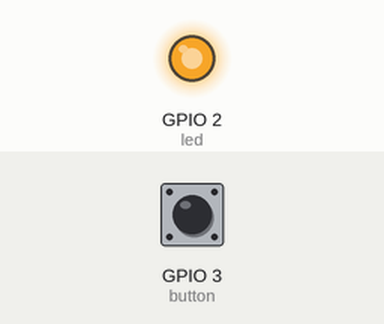
A program run on a simulated ESP8266 board running MicroPython. On the bench: output pins drawn as LEDs (lit = HIGH, except the on-board LED, lit = LOW). The inputs (shaded band) are chosen by the test bench; at power-on: GPIO 3 (button) HIGH.

Above: at 0.15 s.
At 1.2 s:
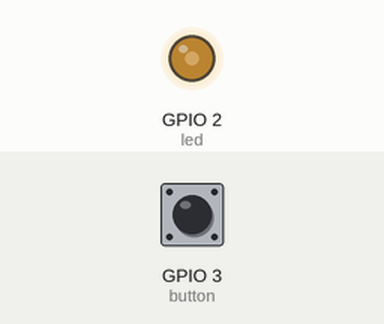
1.3 s: GPIO 3 (button) pulled LOW for 2.4 s
At 1.65 s:
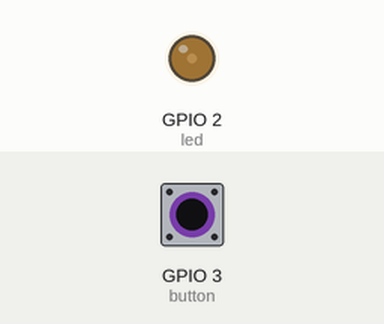
Timing chart, 0 to 11.7 s (numbered marks = the images above; inputs shaded):
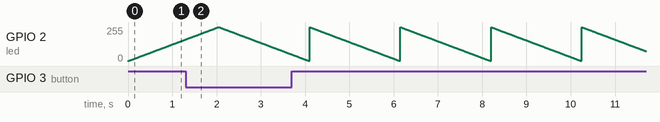

The program:

rear_lights_fading_both_directions.py
```python
#!/usr/bin/env python
# -*-coding:utf-8 -*-
'''
@File    :   rear_lights_fading_both_directions.py
@Time    :   2024/03/05 15:05:24
@Author  :   Uras Ayanoglu
@Version :   1.0
@Contact :   uras.ayanoglu@edu.turkuamk.fi
@License :   (C)Copyright 2023, Uras Ayanoglu
@Desc    :   None
@Platform:   AI-Thinker NodeMCU ESP12k ESP32-S2 on MicroPython v1.22.2
'''
import machine
import time

# Initialize the LED (with PWM for fading) and button
led = machine.PWM(machine.Pin(2), freq=1000)
button = machine.Pin(3, machine.Pin.IN, machine.Pin.PULL_UP)

# Set the fade period (in seconds)
fade_period = 2  # Adjust this value between 1 and 3

# Variable to keep track of fading direction
fading_up = True

# Function to fade the LED
def fade_led(period, fade_up):
    fade_time = period / 1024  # Divide period by number of steps
    if fade_up:
        for duty_cycle in range(0, 1024):
            led.duty(duty_cycle)
            time.sleep(fade_time)
    else:
        for duty_cycle in range(1023, -1, -1):
            led.duty(duty_cycle)
            time.sleep(fade_time)

# Debouncing function for the button
def button_pressed(last_press_time):
    if time.ticks_diff(time.ticks_ms(), last_press_time) > 200:
        return True
    return False

last_press_time = 0

while True:
    if button.value() == 0 and button_pressed(last_press_time):
        last_press_time = time.ticks_ms()
        fading_up = not fading_up  # Reverse the fading direction
    else:
        fade_led(fade_period, fading_up)
```
